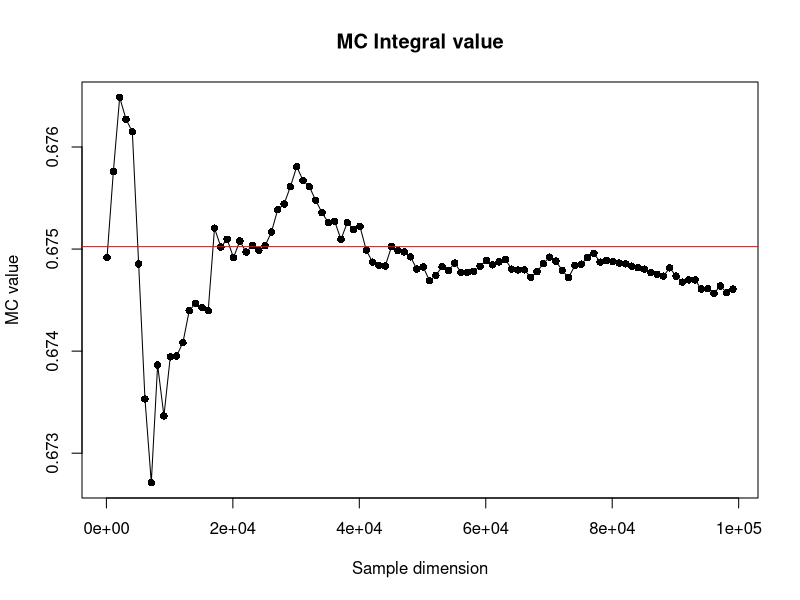
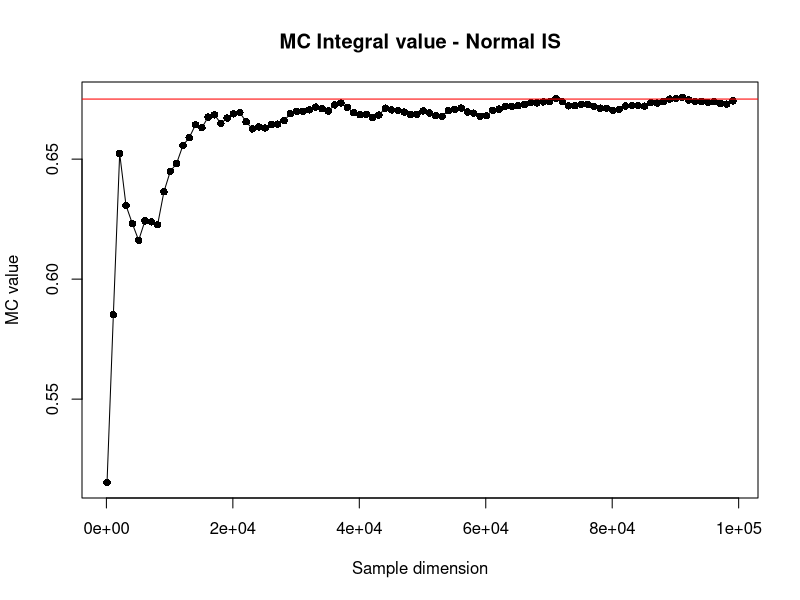
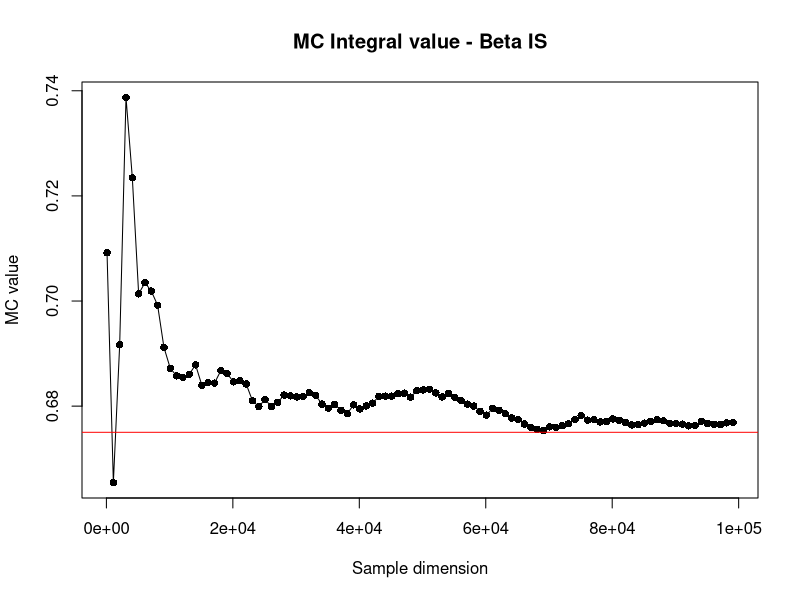

R code for these plots, in order:
### Project 6
## Monte Carlo integration
g = function(x, y){
  return(1/(1 + (sin(x))^2 + (sin(y))^2))
}

N = 10000
set.seed(1); u = runif(N)
set.seed(2); v = runif(N)
mean(g(u,v))

# Increasing the number of sampling
NN = seq(100, 100000, by = 1000)
MC_int = rep(0, length(NN))
for(i in 1:length(NN)){
  set.seed(1); u = runif(NN[i])
  set.seed(2); v = runif(NN[i])
  MC_int[i] = mean(g(u,v))
}
plot(NN, MC_int, pch = 16, xlab = "Sample dimension", ylab = "MC value")
title("MC Integral value")
lines(NN, MC_int)
abline(h = 0.675024, col = "red")


## Importance sampling with multivariate Normal
library(mvtnorm)
# rmvnorm(1, c(0,0), diag(1, 2)); dmvnorm(c(1,1), c(0,0), diag(1, 2))
N = 1000
set.seed(1); u = rmvnorm(N, c(0,0), diag(1, 2))
mean(g(u[,1], u[,2])*dunif(u[,1])*dunif(u[,2])/(dmvnorm(u, c(0,0), diag(1, 2))))

# Increasing the number of sampling
NN = seq(100, 100000, by = 1000)
MC_int = rep(0, length(NN))
for(i in 1:length(NN)){
  set.seed(1)
  u = rmvnorm(NN[i], c(0,0), diag(1, 2))
  MC_int[i] = mean(g(u[,1], u[,2])*dunif(u[,1])*dunif(u[,2])/(dmvnorm(u, c(0,0), diag(1, 2))))
}
plot(NN, MC_int, pch = 16, xlab = "Sample dimension", ylab = "MC value")
title("MC Integral value - Normal IS")
lines(NN, MC_int)
abline(h = 0.675024, col = "red")


## Importance sampling with multivariate Beta
N = 1000
set.seed(1); u = rbeta(N, 2, 2)
set.seed(2); v = rbeta(N, 2, 2)
mean(g(u, v)/(dbeta(u, 2, 2)*dbeta(v, 2, 2)))

# Increasing the number of sampling
NN = seq(100, 100000, by = 1000)
MC_int = rep(0, length(NN))
for(i in 1:length(NN)){
  set.seed(1); u = rbeta(NN[i], 2, 2)
  set.seed(2); v = rbeta(NN[i], 2, 2)
  MC_int[i] = mean(g(u, v)/(dbeta(u, 2, 2)*dbeta(v, 2, 2)))
}
plot(NN, MC_int, pch = 16, xlab = "Sample dimension", ylab = "MC value")
title("MC Integral value - Beta IS")
lines(NN, MC_int)
abline(h = 0.675024, col = "red")

